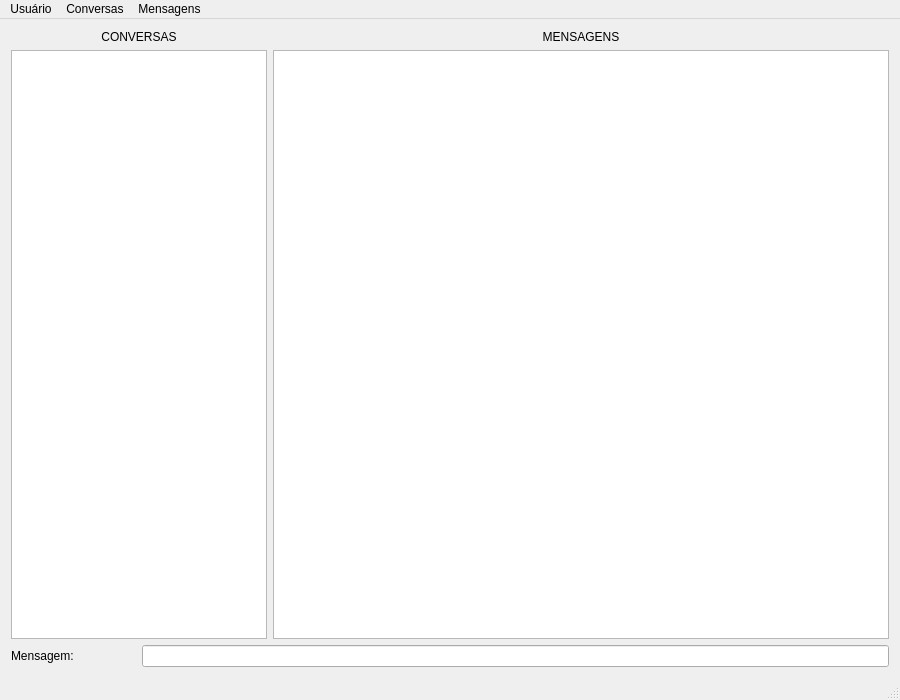
<?xml version="1.0" encoding="UTF-8"?>
<ui version="4.0">
 <class>WhatsProgMain</class>
 <widget class="QMainWindow" name="WhatsProgMain">
  <property name="geometry">
   <rect>
    <x>0</x>
    <y>0</y>
    <width>900</width>
    <height>700</height>
   </rect>
  </property>
  <property name="windowTitle">
   <string>Mensageiro</string>
  </property>
  <widget class="QWidget" name="centralWidget">
   <layout class="QGridLayout" name="gridLayout">
    <item row="0" column="0" colspan="2">
     <layout class="QVBoxLayout" name="verticalLayout">
      <property name="spacing">
       <number>6</number>
      </property>
      <item>
       <widget class="QLabel" name="labelConversas">
        <property name="text">
         <string>CONVERSAS</string>
        </property>
        <property name="alignment">
         <set>Qt::AlignCenter</set>
        </property>
       </widget>
      </item>
      <item>
       <widget class="QTableView" name="tableViewConversas"/>
      </item>
     </layout>
    </item>
    <item row="0" column="2">
     <layout class="QVBoxLayout" name="verticalLayout_2">
      <item>
       <widget class="QLabel" name="labelMensagens">
        <property name="text">
         <string>MENSAGENS</string>
        </property>
        <property name="alignment">
         <set>Qt::AlignCenter</set>
        </property>
       </widget>
      </item>
      <item>
       <widget class="QTableView" name="tableViewMensagens"/>
      </item>
     </layout>
    </item>
    <item row="1" column="0">
     <widget class="QLabel" name="labelMensagem">
      <property name="text">
       <string>Mensagem:</string>
      </property>
     </widget>
    </item>
    <item row="1" column="1" colspan="2">
     <widget class="QLineEdit" name="lineEditMensagem"/>
    </item>
   </layout>
   <zorder>labelMensagem</zorder>
   <zorder>lineEditMensagem</zorder>
   <zorder></zorder>
  </widget>
  <widget class="QMenuBar" name="menuBar">
   <property name="geometry">
    <rect>
     <x>0</x>
     <y>0</y>
     <width>900</width>
     <height>21</height>
    </rect>
   </property>
   <widget class="QMenu" name="menuUsu_rio">
    <property name="title">
     <string>Usuário</string>
    </property>
    <addaction name="actionNovo"/>
    <addaction name="actionConectar"/>
    <addaction name="actionDesconectar"/>
    <addaction name="separator"/>
    <addaction name="actionSair"/>
   </widget>
   <widget class="QMenu" name="menuConversa">
    <property name="title">
     <string>Conversas</string>
    </property>
    <addaction name="actionNova_conversa"/>
    <addaction name="actionRemover_conversa"/>
   </widget>
   <widget class="QMenu" name="menuMensagens">
    <property name="title">
     <string>Mensagens</string>
    </property>
    <addaction name="actionApagar_mensagens"/>
   </widget>
   <addaction name="menuUsu_rio"/>
   <addaction name="menuConversa"/>
   <addaction name="menuMensagens"/>
  </widget>
  <widget class="QStatusBar" name="statusBar"/>
  <action name="actionNovo">
   <property name="text">
    <string>Novo ...</string>
   </property>
  </action>
  <action name="actionConectar">
   <property name="text">
    <string>Conectar ...</string>
   </property>
  </action>
  <action name="actionDesconectar">
   <property name="text">
    <string>Desconectar</string>
   </property>
  </action>
  <action name="actionTrocar_senha">
   <property name="text">
    <string>Trocar senha ...</string>
   </property>
  </action>
  <action name="actionSair">
   <property name="text">
    <string>Sair</string>
   </property>
  </action>
  <action name="actionNova_conversa">
   <property name="text">
    <string>Nova conversa ...</string>
   </property>
  </action>
  <action name="actionRemover_conversa">
   <property name="text">
    <string>Remover conversa</string>
   </property>
  </action>
  <action name="actionApagar_mensagens">
   <property name="text">
    <string>Apagar mensagens</string>
   </property>
  </action>
 </widget>
 <layoutdefault spacing="6" margin="11"/>
 <resources/>
 <connections/>
</ui>
